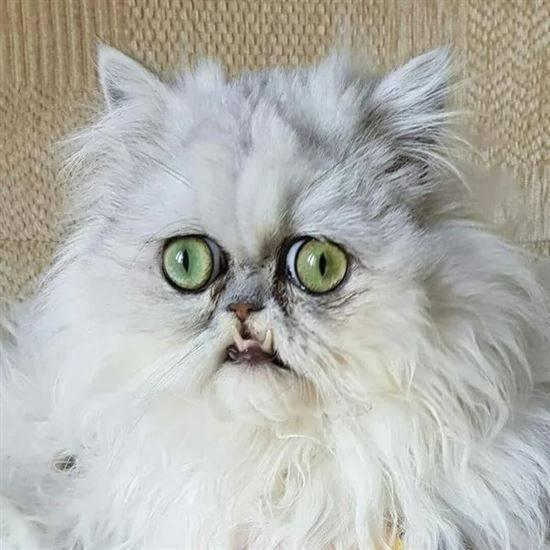
#> input picture pillow/strashnyi-kot-foto-20.jpg, 550 x 550 px
$ python pil.py
#> lines starting #> are read from the running program, lines starting #| are printed output that depends on the picture
from PIL import Image, ImageFilter
from random import randint


class My_PIL:
    def __init__(self, for_open=True, *args, **kwargs) -> Image:
        """"
        :param mode: for_open = True - Open else Create
        """
#> called with for_open = True
        if for_open:
            self.im = Image.open(*args, **kwargs)
#> self.im is the input picture: PIL image 550x550 RGB; mean R, G, B 178.6, 178.2, 172.9
        else:
            self.im = Image.new(*args, **kwargs)

        self.size_x, self.size_y = self.im.size
#> self.size_x = 550; self.size_y = 550
        self.pixels = self.im.load()
        self.mask = [[False] * self.size_y for i in range(self.size_x)]

    def reload_mask(self):
        self.mask = [[False] * self.size_y for i in range(self.size_x)]

    def reload(self, im):
        self.im = im
        self.size_x, self.size_y = self.im.size
        self.pixels = self.im.load()

    def show(self):
        self.im.show()

    def save(self, *args, **kwargs):
        self.im.save(*args, **kwargs)

    def vertical_reflection(self):
        for i in range(self.size_x):
            for j in range(self.size_y // 2):
                self.pixels[i, j], self.pixels[i, self.size_y - j - 1] =\
                    self.pixels[i, self.size_y - j - 1], self.pixels[i, j]

    def horizontal_reflection(self):
        for i in range(self.size_x // 2):
            for j in range(self.size_y):
                self.pixels[self.size_x - i - 1, j], self.pixels[i, j] =\
                    self.pixels[i, j], self.pixels[self.size_x - i - 1, j]

    def transpose(self):
        image = Image.new("RGB", (self.size_y, self.size_x))
        pixels = image.load()
        for i in range(self.size_x):
            for j in range(self.size_y):
                pixels[j, i] = self.pixels[i, j]
        self.reload(image)

    def mask_contour(self):
        image = My_PIL(False, "RGB", (self.size_x, self.size_y))
#> in __init__ (call 2), `self.im = Image.new(*args, **kwargs)`: self.im: PIL image 550x550 RGB; every value is 0
        image.reload(self.im)
        image.im = image.im.filter(ImageFilter.CONTOUR)
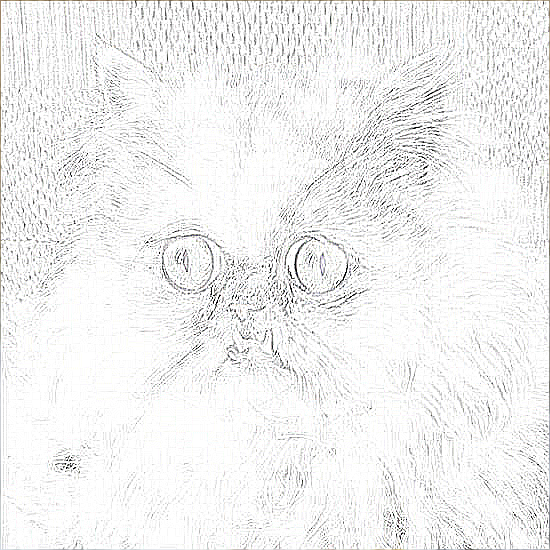
#> image.im: PIL image 550x550 RGB; mean R, G, B 240.7, 240.6, 240.4
        pixels = image.im.load()
        for i in range(self.size_x):
            for j in range(self.size_y):
                if sum(pixels[i, j]) / 3 < 20:
                    pixels[i, j] = 0, 0, 0
                    self.mask[i][j] = True

    def random_color(self):
        for i in range(self.size_x):
            for j in range(self.size_y):
                if not self.mask[i][j]:
                    self.pixels[i, j] = tuple([randint(0, 255) for i in range(3)])

    def my_filter(self):
        lst_color = [[0, 0, 0], [255, 255, 255], [255, 0, 0], [255, 255, 0], [0, 255, 0], [0, 255, 255], [0, 0, 255]]
        for i in range(self.size_x):
            for j in range(self.size_y):
                if not self.mask[i][j]:
                    self.pixels[i, j] = tuple(lst_color[randint(0, 6)])

    def random_color_with_n(self, n):
        for i in range(n):
            x, y = randint(0, self.size_x - 1), randint(0, self.size_y - 1)
            if not self.mask[x][y]:
                self.pixels[x, y] = tuple([randint(0, 255) for i in range(3)])


pic = My_PIL(True, 'strashnyi-kot-foto-20.jpg')
pic.mask_contour()
pic.my_filter()
# [5 lines of commented-out code are left out]
pic.show()
#> in show, `self.im.show()`:
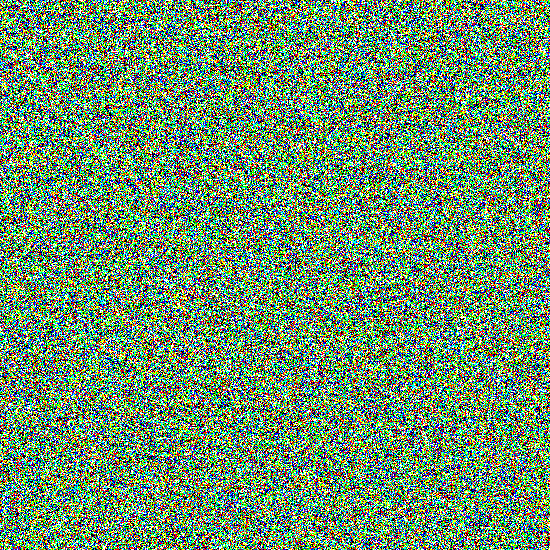
#> shown: PIL image 550x550 RGB; mean R, G, B 109.6, 145.2, 109
#  pic.save("strashnyi-kot-foto-20.jpg", "JPEG")
